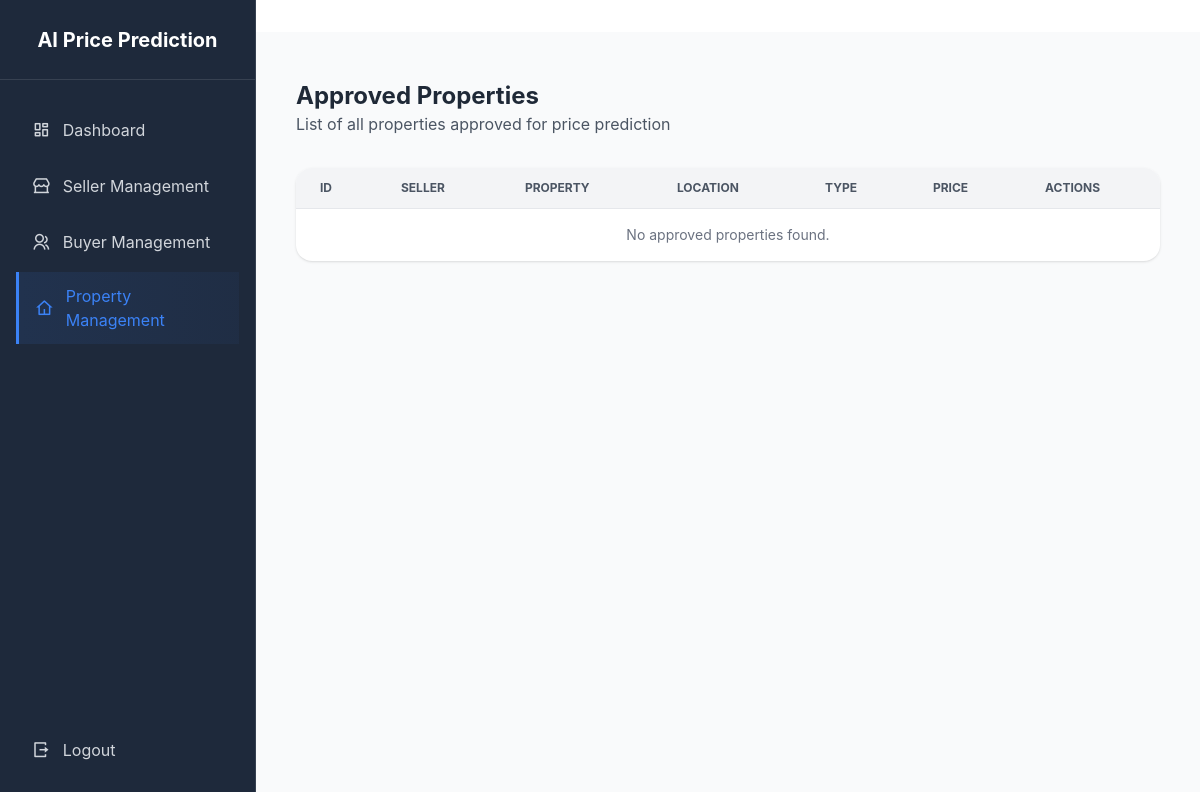
Before: /properties/ with the older database file.
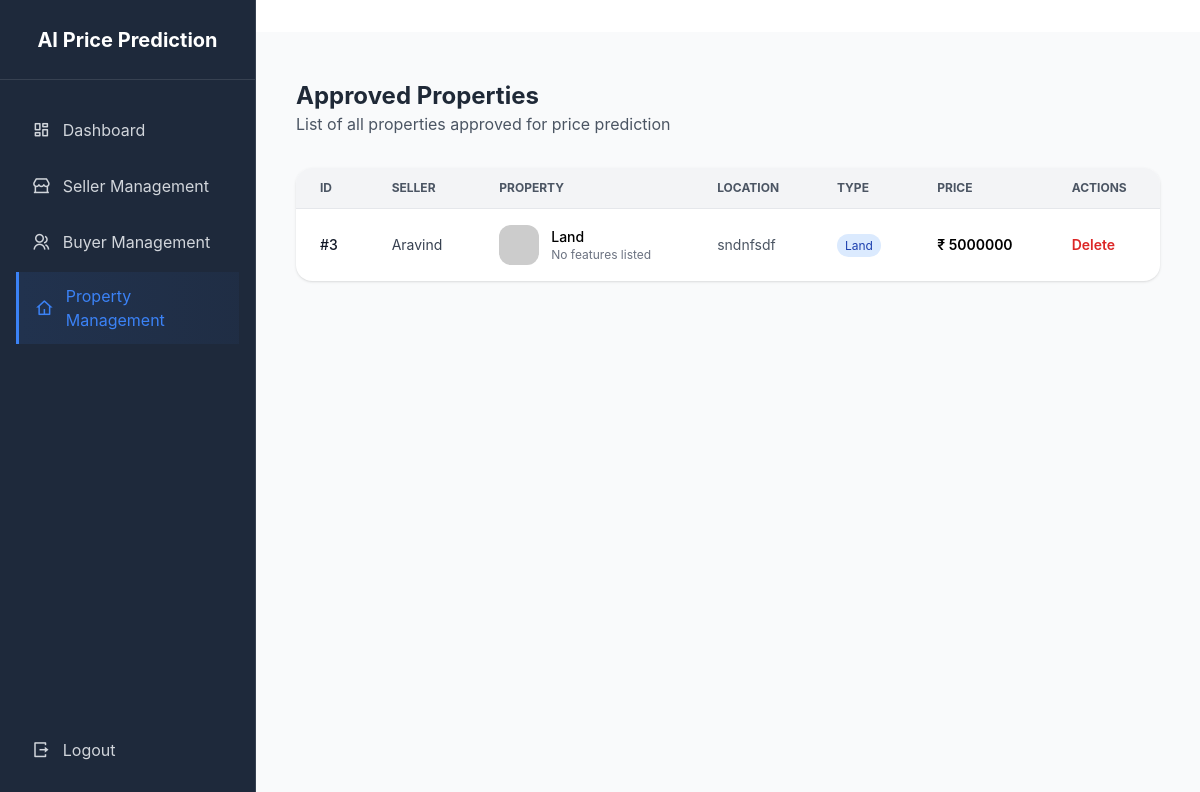
After: the same page with the newer database file.
### app/models.py (models this page shows, shortened)
class Property(models.Model):
    PROPERTY_TYPES = [
        ('House', 'House'),
        ('Apartment', 'Apartment'),
        ('Commercial', 'Commercial'),
        ('Land', 'Land'),
    ]
    STATUS_CHOICES = [
        ('Available', 'Available'),
        ('Sold', 'Sold'),
        ('Rented', 'Rented'),
    ]
    property_type = models.CharField(max_length=50, choices=PROPERTY_TYPES)
    address = models.TextField()
    location = models.CharField(max_length=100)
    latitude = models.FloatField(null=True, blank=True)
    longitude = models.FloatField(null=True, blank=True)
    area_sqft = models.FloatField(null=True, blank=True)
    bedrooms = models.PositiveIntegerField(null=True, blank=True)
    bathrooms = models.PositiveIntegerField(null=True, blank=True)
    features = models.CharField(max_length=200, blank=True)
    description = models.TextField(blank=True)
    main_image = models.ImageField(upload_to='property_photos/', null=True, blank=True)
    image_1 = models.ImageField(upload_to='property_photos/', null=True, blank=True)
    image_2 = models.ImageField(upload_to='property_photos/', null=True, blank=True)
    image_3 = models.ImageField(upload_to='property_photos/', null=True, blank=True)
    price = models.DecimalField(max_digits=12, decimal_places=2)
    status = models.CharField(max_length=20, choices=STATUS_CHOICES, default='Available')
    seller = models.ForeignKey(CustomUser, on_delete=models.CASCADE)
    is_approved = models.BooleanField(default=False)
    approved_at = models.DateTimeField(null=True, blank=True)
    posted_at = models.DateTimeField(auto_now_add=True)
    slug = models.SlugField(unique=True, blank=True)

class CustomUser(AbstractBaseUser, PermissionsMixin):
    username = models.CharField(max_length=150, unique=True)
    email = models.EmailField(unique=True)
    phone = models.CharField(max_length=15)
    address = models.TextField()
    gender = models.CharField(max_length=10)
    profile_pic = models.ImageField(upload_to='profile_pics/', blank=True, null=True)
    proof_of_identity = models.FileField(upload_to='identity_proofs/', null=True, blank=True)
    is_blocked = models.BooleanField(default=False)
    is_approved = models.BooleanField(default=False)
    is_active = models.BooleanField(default=True)
    is_staff = models.BooleanField(default=False)
    USERNAME_FIELD = 'username'
    REQUIRED_FIELDS = ['email']
    objects = CustomUserManager()

### app/views.py (the view)
# urls.py: path('properties/', views.admin_property_list, name='admin_property_list'),
def admin_property_list(request):
    properties = Property.objects.filter(is_approved=True)
    return render(request,'admin_property_list.html',{'properties': properties})

### app/templates/admin_property_list.html (shortened to what this page needs)
{% extends 'admin_base.html' %}
{% block content %}
<div class="container mx-auto px-4 py-6">
  <div class="flex flex-col md:flex-row justify-between items-start md:items-center mb-8">
    <div>
      <h1 class="text-2xl font-bold text-gray-800">Approved Properties</h1>
      <p class="text-gray-600">List of all properties approved for price prediction</p>
    </div>
  </div>
  <div class="bg-white rounded-lg shadow overflow-x-auto">
    <table class="min-w-full divide-y divide-gray-200">
      <thead class="bg-gray-100 text-xs font-semibold text-gray-600 uppercase">
        <tr>
          <th class="px-6 py-3 text-left">ID</th>
          <th class="px-6 py-3 text-left">Seller</th>
          <th class="px-6 py-3 text-left">Property</th>
          <th class="px-6 py-3 text-left">Location</th>
          <th class="px-6 py-3 text-left">Type</th>
          <th class="px-6 py-3 text-left">Price</th>
          <th class="px-6 py-3 text-left">Actions</th>
        </tr>
      </thead>
      <tbody class="divide-y divide-gray-200 text-sm">
        {% for property in properties %}
        <tr class="hover:bg-gray-50">
          <td class="px-6 py-4 font-medium text-gray-900">#{{ property.id }}</td>
          <td class="px-6 py-4 text-gray-700">{{ property.seller.username }}</td>
          <td class="px-6 py-4">
            <div class="flex items-center space-x-3">
              {% if property.main_image %}
              <img src="{{ property.main_image.url }}" alt="Property Photo" class="w-10 h-10 rounded-md object-cover" />
              {% else %}
              <img src="https://via.placeholder.com/60" alt="No Image" class="w-10 h-10 rounded-md object-cover" />
              {% endif %}
              <div>
                <p class="font-medium">{{ property.property_type }}</p>
                <p class="text-xs text-gray-500">{{ property.features|default:"No features listed" }}</p>
              </div>
            </div>
          </td>
          <td class="px-6 py-4 text-gray-600">{{ property.location }}</td>
          <td class="px-6 py-4">
            <span class="px-2 py-1 bg-blue-100 text-blue-800 text-xs rounded-full">{{ property.property_type }}</span>
          </td>
          <td class="px-6 py-4 font-semibold">₹ {{ property.price|floatformat:0 }}</td>
          <td class="px-6 py-4">
            <div class="flex space-x-2">
              <form action="{% url 'delete_property' property.id %}" method="post" onsubmit="return confirm('Are you sure you want to delete this property?');">
                <button type="submit" class="text-red-600 hover:underline font-semibold" title="Delete">
  Delete
</button>
              </form>
            </div>
          </td>
        </tr>
        {% empty %}
        <tr>
          <td colspan="7" class="px-6 py-4 text-center text-gray-500">No approved properties found.</td>
        </tr>
        {% endfor %}
      </tbody>
    </table>
  </div>
</div>
{% endblock %}

Changed rows visible on the page:
added Property: id "3", seller.username "Aravind", property_type "Land", features "No features listed", location "sndnfsdf", price "5000000"
Other visible differences:
text no longer shown: "No approved properties found."
